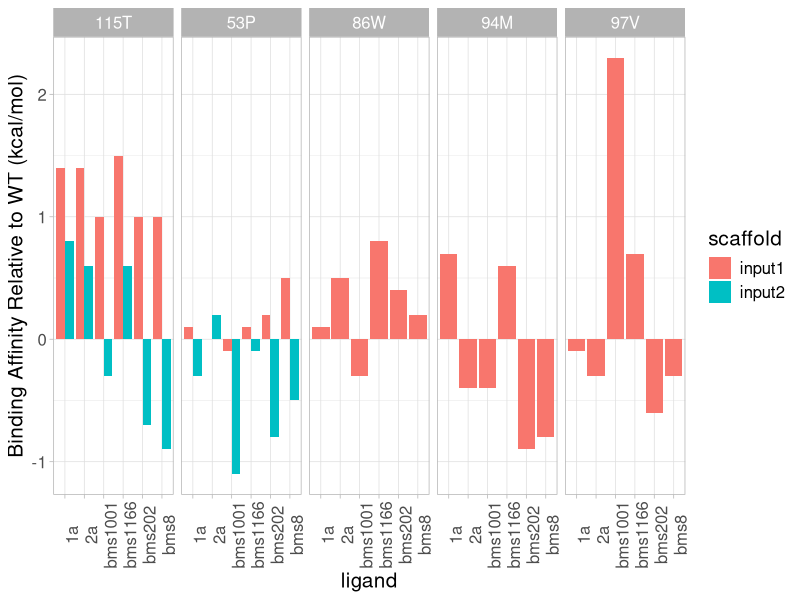
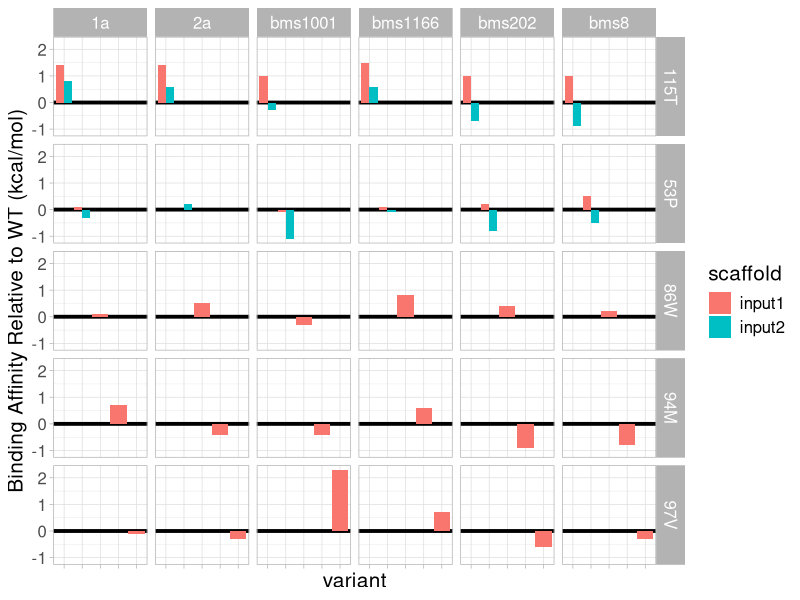
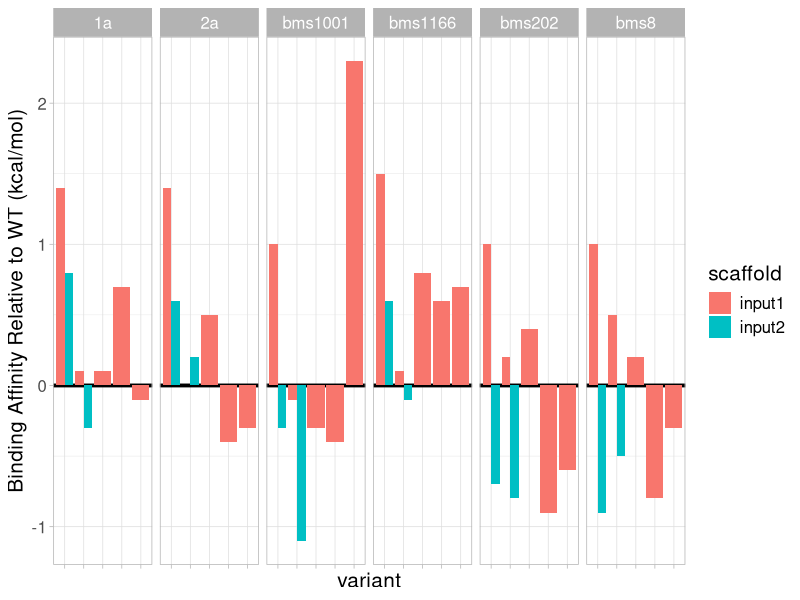
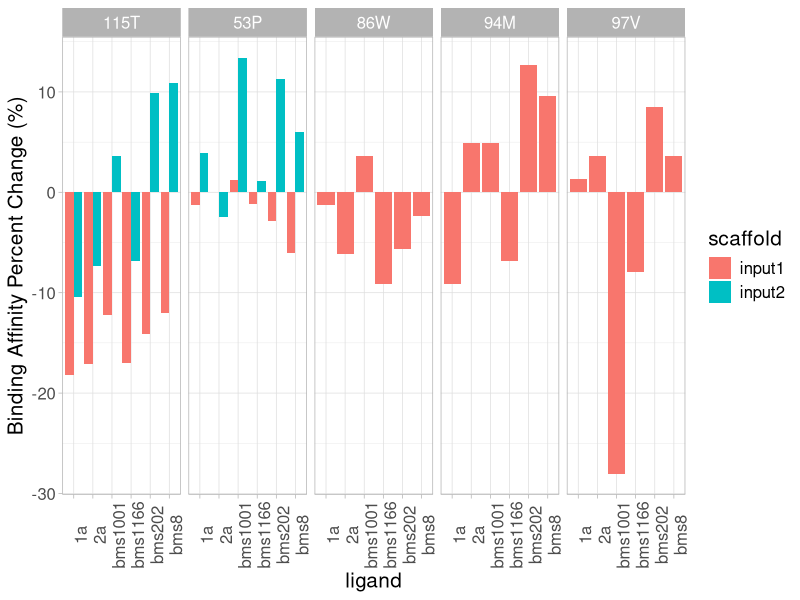
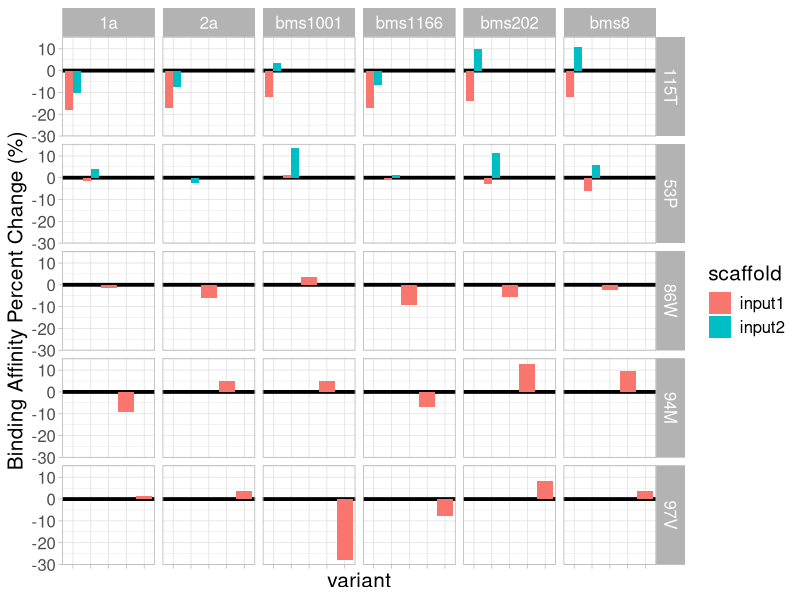
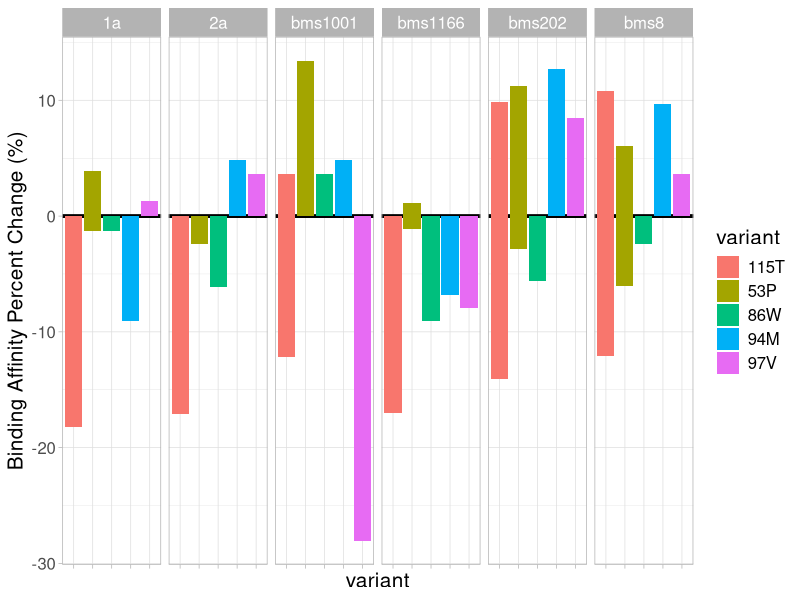
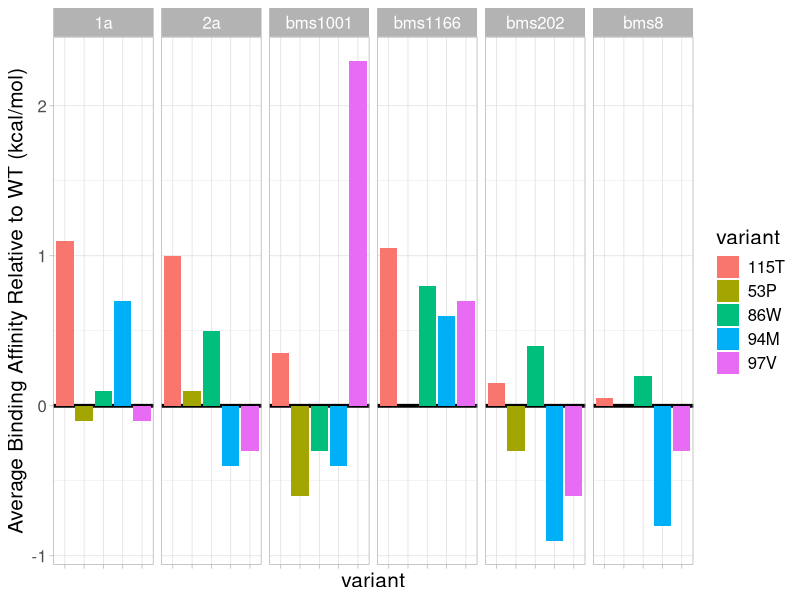
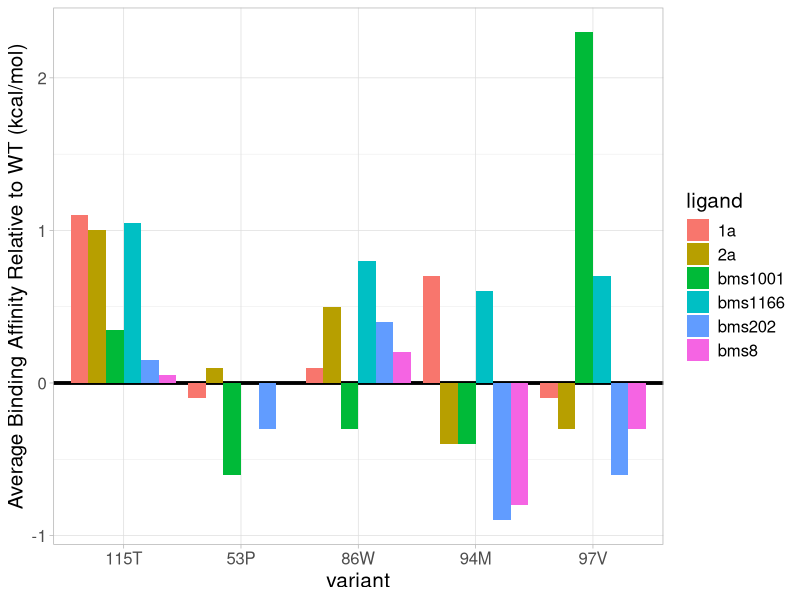

Reproduce these figures in R, in order.
#! /usr/local/bin/Rscript

library(ggplot2)
table <- read.table("vinaSummary.PDL1cgc.txt", header=TRUE, sep="\t")
pdbSet <- unique(table$scaffold)
ligSet <- unique(table$ligand)
varSet <- unique(table$variant)
data <- table
# data <- lapply(varSet, function(variant){
#   pdb <- sample(pdbSet, 2)
#   data1 <- read.table(paste0(paste0("resultsSummary/vinaSummary", pdb[1]), ".txt"), header=TRUE, sep="\t")
#   data2 <- read.table(paste0(paste0("resultsSummary/vinaSummary", pdb[2]), ".txt"), header=TRUE, sep="\t")
#   data1 <- data1[data1$variant == variant,]
#   data2 <- data2[data2$variant == variant,]
#   data1$pdb <- rep("scaffold1", nrow(data1))
#   data2$pdb <- rep("scaffold2", nrow(data2))
#   rbind(data1[data1$variant == variant,], data2[data2$variant == variant,])
# })

#fulldata <- do.call(rbind, data)
#fulldata <- fulldata[fulldata$rank == 1,]
fulldata <- data[data$rank == 1, ]
wtdata <- subset(fulldata, fulldata$variant == "wt")
fulldata <- fulldata[fulldata$variant != "wt",]

wtdata <- aggregate(affinity ~ ligand, wtdata, min)

fulldata <- merge(fulldata, wtdata, by = "ligand")
fulldata$relEnergy <- fulldata$affinity.x - fulldata$affinity.y
colnames(fulldata)[colnames(fulldata) == "affinity.x"] <- "absAffinity"
colnames(fulldata)[colnames(fulldata) == "affinity.y"] <- "wtAffinity"

#ligand vs relative energy, split by variant
ggsave("lig_relEnergy.png",
ggplot(fulldata, aes(ligand, relEnergy, fill = scaffold)) +
  theme_light() +
  theme(text=element_text(size=15)) +
  geom_bar(stat="identity",position=position_dodge()) + 
  labs(y="Binding Affinity Relative to WT (kcal/mol)") +
  theme(axis.text.x = element_text(angle = 90)) +
  facet_grid(. ~ variant)
)

#variant vs relative energy, split by variant and ligand
ggsave("variant_relEnergy.png",
ggplot(fulldata, aes(variant, relEnergy, fill = scaffold)) +
  theme_light() +
  geom_hline(yintercept = 0, color = "black", size = 1.3) +
  theme(text=element_text(size=15)) +
  geom_bar(stat="identity",position=position_dodge()) + 
  labs(y="Binding Affinity Relative to WT (kcal/mol)") +
  theme(axis.text.x = element_blank()) +
  facet_grid(variant ~ ligand)
)

#variant vs relative energy, split by ligand
ggsave("variant_relEnergy_ligandsplit.png",
ggplot(fulldata, aes(variant, relEnergy, fill = scaffold)) +
  theme_light() +
  geom_hline(yintercept = 0, color = "black", size = 1.3) +
  theme(text=element_text(size=15)) +
  geom_bar(stat="identity",position=position_dodge()) + 
  labs(y="Binding Affinity Relative to WT (kcal/mol)") +
  theme(axis.text.x = element_blank()) +
  facet_grid(. ~ ligand)
)

fulldata$perChange <- (fulldata$relEnergy / fulldata$wtAffinity) * 100

#ligand vs percent change, split by variant
ggsave("lig_perChange.png",
ggplot(fulldata, aes(ligand, perChange, fill = scaffold)) +
  theme_light() +
  theme(text=element_text(size=15)) +
  geom_bar(stat="identity",position=position_dodge()) + 
  labs(y="Binding Affinity Percent Change (%)") +
  theme(axis.text.x = element_text(angle = 90)) +
  facet_grid(. ~ variant)
)

#variant vs percent change, split by variant and ligand, colored by scaffold
ggsave("variant_relEnergy.png",
ggplot(fulldata, aes(variant, perChange, fill = scaffold)) +
  theme_light() +
  geom_hline(yintercept = 0, color = "black", size = 1.3) +
  theme(text=element_text(size=15)) +
  geom_bar(stat="identity",position=position_dodge()) + 
  labs(y="Binding Affinity Percent Change (%)") +
  theme(axis.text.x = element_blank()) +
  facet_grid(variant ~ ligand)
)

#variant vs percent change, split by ligand, colored by variant
ggsave("variant_relEnergy_2.png",
ggplot(fulldata, aes(variant, perChange, fill = variant)) +
  theme_light() +
  geom_hline(yintercept = 0, color = "black", size = 1.3) +
  theme(text=element_text(size=15)) +
  geom_bar(stat="identity",position=position_dodge()) + 
  labs(y="Binding Affinity Percent Change (%)") +
  theme(axis.text.x = element_blank()) +
  facet_grid(. ~ ligand)
)

#To do: instead of average, use scaffold representation as weighting
a <- aggregate(relEnergy ~ variant + ligand, fulldata, mean)
fulldata <- merge(fulldata, a, by = c("ligand", "variant"))
colnames(fulldata)[length(fulldata)] <- "averageEnergy"
colnames(fulldata)[colnames(fulldata) == "relEnergy.x"] <- "relEnergy"
#variant vs average energy (over scaffolds), split by ligand
ggsave("variant_avgEnergy.png",
ggplot(fulldata, aes(variant, averageEnergy, fill = variant)) +
  theme_light() +
  geom_hline(yintercept = 0, color = "black", size = 1.3) +
  theme(text=element_text(size=15)) +
  geom_bar(stat="identity",position=position_dodge()) + 
  labs(y="Average Binding Affinity Relative to WT (kcal/mol)") +
  theme(axis.text.x = element_blank()) +
  facet_grid(. ~ ligand)
)

#variant vs average energy (over scaffold), no split
ggsave("variant_avgEnergy_2.png",
ggplot(fulldata, aes(variant, averageEnergy, fill = ligand)) +
  theme_light() +
  geom_hline(yintercept = 0, color = "black", size = 1.3) +
  theme(text=element_text(size=15)) +
  geom_bar(stat="identity",position=position_dodge()) + 
  labs(y="Average Binding Affinity Relative to WT (kcal/mol)")
)
